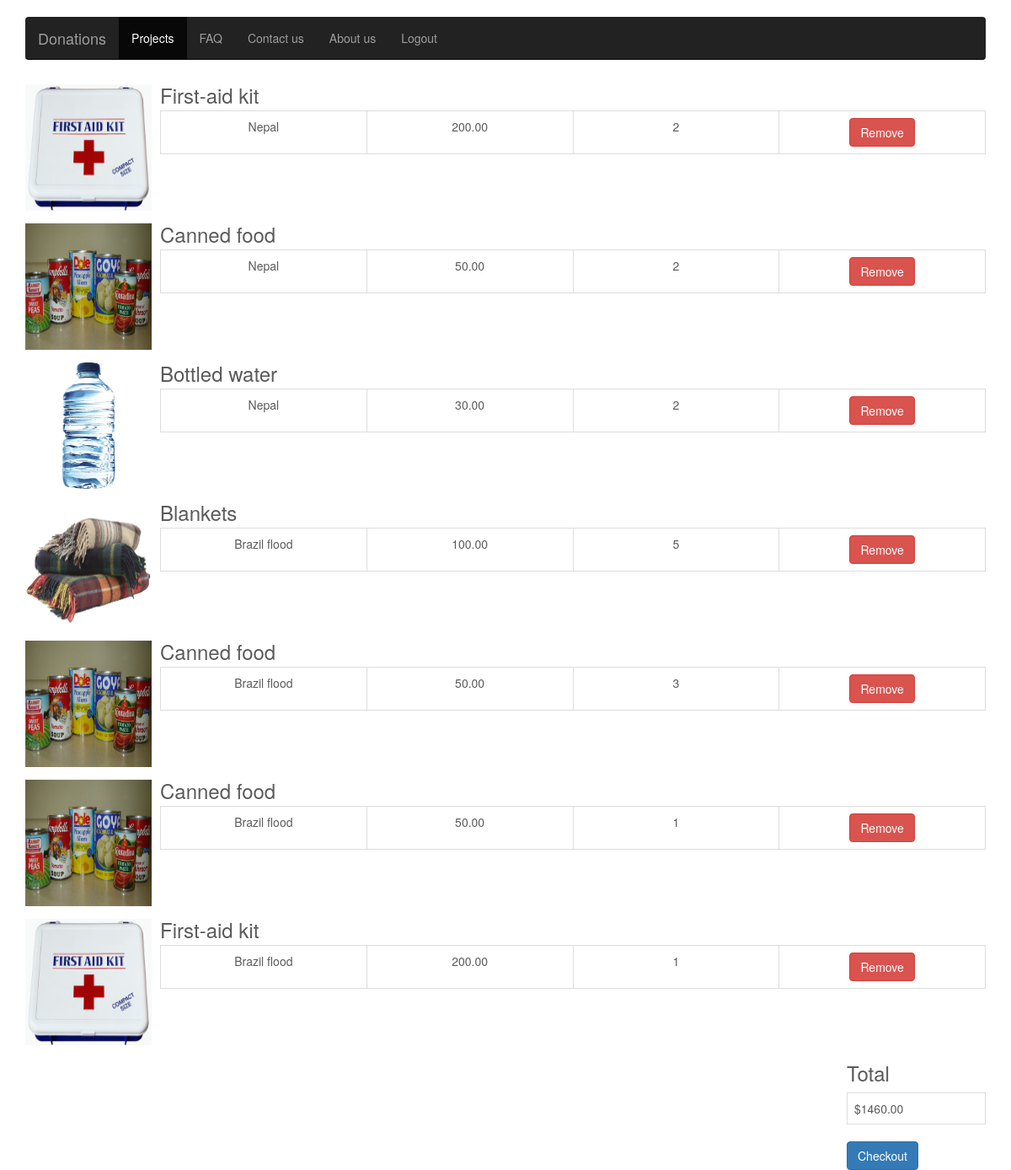
The app's page /cart/ (signed in), older data.
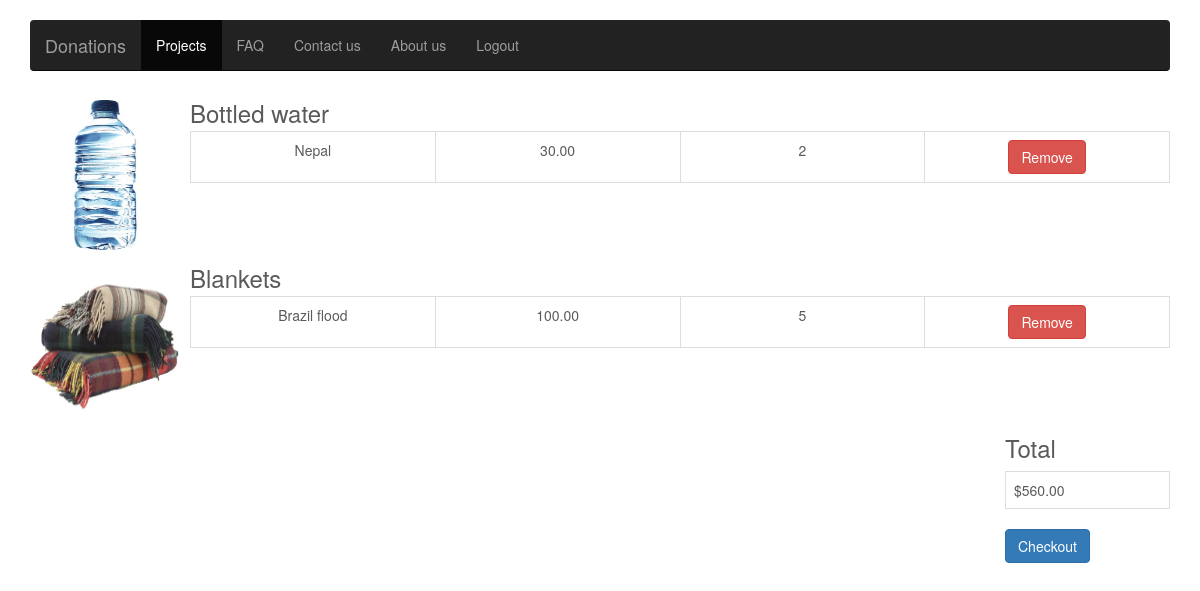
The same page, newer data.
### Donations/models.py (models this page shows, shortened)
class Cart(models.Model):
	user = models.ForeignKey(User)
	project = models.ForeignKey(Project, default=1)
	product = models.ForeignKey(Product)
	quantity = models.IntegerField(default=0)

class Product(models.Model):
	name = models.CharField(max_length=100)
	price = models.DecimalField(max_digits=6, decimal_places=2)
	quantity = models.IntegerField()
	description = models.TextField()
	picture = models.FileField(upload_to='img', max_length=100)

class Project(models.Model):
	name = models.CharField(max_length=100)
	description = models.TextField()
	location = models. CharField(max_length=100)
	picture	= models.FileField(upload_to='img', max_length=100)

### Donations/views.py (the view)
# urls.py: url(r'^cart/$', 'Donations.views.cart', name="cart"),
def cart(request):
	if 'email' not in request.session:
		return HttpResponseRedirect("/login/")
	items = []
	for i in Cart.objects.all():
		if i.user.email == request.session['email']:
			items.append(i)
	total=0
	for i in items:
		total=total+i.quantity*i.product.price
	context = {
		"Cart": items,
		"total": total
	}
	return render(request, "Donations/cart.html", context)

### Donations/templates/Donations/cart.html (shortened to what this page needs)
{% load staticfiles %}
<!DOCTYPE html>
<html lang="en">
  <head>
    <link href="{% static 'css/bootstrap.min.css' %}" rel="stylesheet">
    <link href="{% static 'css/font-awesome.min.css' %}" rel="stylesheet">
    <link href="{% static 'css/navbar.css' %}" rel="stylesheet">
    <link href="{% static 'css/img.css' %}" rel="stylesheet">
  </head>
  <body>
    <div class="navbar-wrapper">
      <div class="container">
        <nav class="navbar navbar-inverse navbar-static-top">
          <div class="container">
            <div class="navbar-header">
              <a class="navbar-brand" href="/home" >Donations</a>
            </div>
            <div id="navbar" class="navbar-collapse collapse">
              <ul class="nav navbar-nav">
                <li class="active"><a href="/projects">Projects</a></li>
                <li><a href="/faq">FAQ</a></li>
                <li><a href="#contact">Contact us</a></li>
                <li><a href="#contact">About us</a></li>
                <li><a href="/logout">Logout</a></li>
              </ul>
            </div>
          </div>
        </nav>
      </div>
    </div>
    <div class="container">
    {% for item in Cart %}
    <div class = "media">
        <div class = "media-left">
        {% static "" as Baseurl %}
            <img src="{{Baseurl}}{{item.product.picture}}" style="height:200px, width:200px" alt="">
        </div>
        <div class = "media-body">
            <h3 class = "media-heading">{{item.product.name}}</h3>
            <table class = "table table-bordered">
                <tbody>
                    <tr>
                        <td class ="col-md-2 text-center">{{item.project.name}}</td>
                        <td class ="col-md-2 text-center">{{item.product.price}}</td>
                        <td class ="col-md-2 text-center">{{item.quantity}}</td>
                        <td class ="col-md-2 text-center">
                            <form action="/remove_item_from_cart/" method="get">
                               <input type="submit" class="btn btn-danger" value="Remove">
                            </form>
                        </td>
                    </tr>
                </tbody>
            </table>
        </div>
    </div>
    {% endfor %}
    <div class="row">
        <div class="col-md-offset-10 col-md-2">
            <table class = "table table-bordered">
                <h3>Total</h3>
                <tbody>
                    <tr>
                        <td>${{total}}</td>
                    </tr>
                </tbody>
            </table>
        </div>
    </div>
    <div class="row">
       <div class="col-md-offset-10 col-md-2">
            <form action="/checkout/" method="post">{% csrf_token %}
                <input type="submit" class="btn btn-primary" value="Checkout">
            </form>
        </div>
    </div>
    </div>
  </body>
</html>

### Donations/static/css/navbar.css (style rules this page uses)
body { color: #5a5a5a; margin-top: 100px; }
.navbar-wrapper { position: absolute; top: 0; right: 0; left: 0; z-index: 20; }
.navbar-wrapper > .container { padding-right: 0; padding-left: 0; }
.navbar-wrapper .navbar { padding-right: 15px; padding-left: 15px; }
.navbar-wrapper .navbar .container { width: auto; }
@media (min-width: 768px) { .navbar-wrapper { margin-top: 20px; } }
@media (min-width: 768px) { .navbar-wrapper .container { padding-right: 15px; padding-left: 15px; } }
@media (min-width: 768px) { .navbar-wrapper .navbar { padding-right: 0; padding-left: 0; } }
@media (min-width: 768px) { .navbar-wrapper .navbar { border-radius: 4px; } }

### Donations/static/css/img.css (style rules this page uses)
img { height: 150px; width: 150px; }

Row changes from the older to the newer data that the page shows:
removed Cart: product.picture (picture), product.name "First-aid kit", project.name "Nepal", product.price "200.00", quantity "2"
removed Cart: product.picture (picture), product.name "Canned food", project.name "Nepal", product.price "50.00", quantity "2"
removed Cart: product.picture (picture), product.name "Canned food", project.name "Brazil flood", product.price "50.00", quantity "3"
removed Cart: product.picture (picture), product.name "Canned food", project.name "Brazil flood", product.price "50.00", quantity "1"
removed Cart: product.picture (picture), product.name "First-aid kit", project.name "Brazil flood", product.price "200.00", quantity "1"
Text that changed along with them:
{{ total }}: "1460.00" → "560.00"
